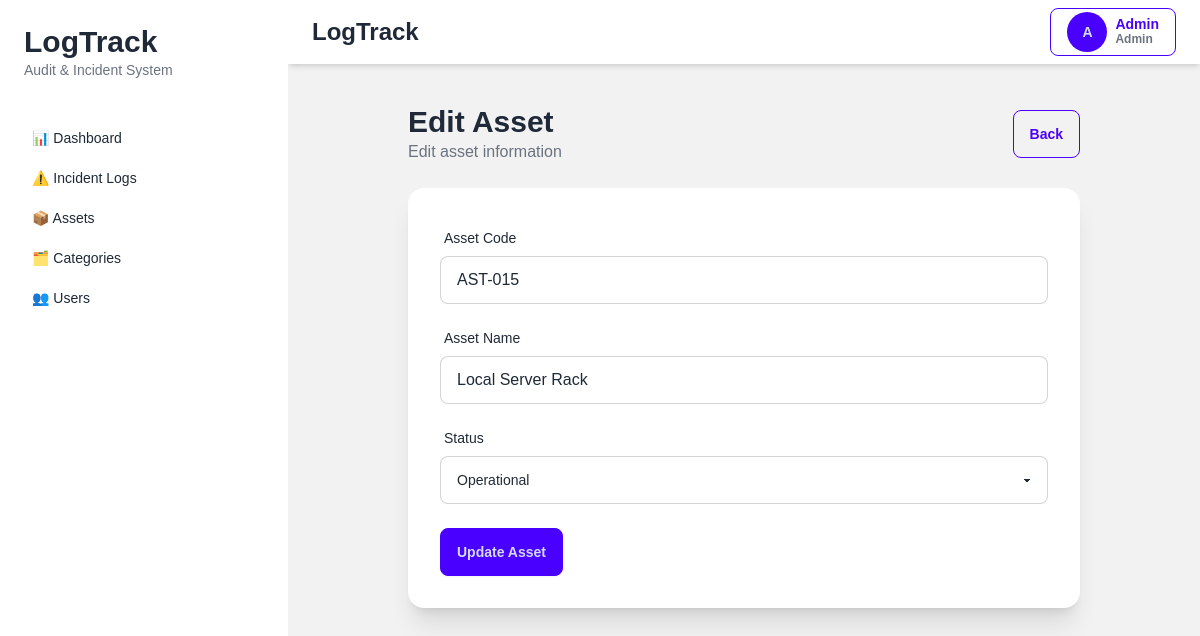
The app's page /assets/15/edit (signed in) with its own data.
### tables this page shows
CREATE TABLE assets (

    id INTEGER PRIMARY KEY AUTOINCREMENT,

    asset_code VARCHAR(255) UNIQUE NOT NULL,

    asset_name VARCHAR(255) NOT NULL,

    status VARCHAR(50) DEFAULT 'Operational',

    created_at DATETIME,

    updated_at DATETIME,

    is_deleted INTEGER DEFAULT 0
);

### app/controllers/asset_controller.py (the view)
def asset_edit(id):
    conn = None
    try:
        conn = get_db_connection()
        asset = conn.execute("""
            SELECT *
            FROM assets
            WHERE id = ?
        """, (id,)).fetchone()
        if not asset:
            flash("Asset not found", "error")
            return redirect("/assets")
        return render_template("assets/edit.html", asset=asset)
    except Exception as e:
        print("ERROR EDIT ASSET:", e)
        flash("Failed to open asset data", "error")
        return redirect("/assets")
    finally:
        if conn:
            conn.close()

### app/app.py (called while the page is built)
def create_app():
    app = Flask(__name__)
    app.config.from_object(
        "app.config.Config"
    )
    app.add_template_filter(
        timesince,
        "timesince"
    )
    @app.context_processor
    def inject_user():
        return {
            "role": session.get("role"),
            "user_name": session.get("name"),
            "user_id": session.get("user_id")
        }
    from app.routes.web import register_routes
    register_routes(app)
    return app

### app/database/connection.py (called while the page is built)
def get_db_connection():
    conn = sqlite3.connect(
        Config.DATABASE_PATH,
        timeout=30,
        isolation_level=None,
        check_same_thread=False
    )
    conn.row_factory = sqlite3.Row
    conn.execute("PRAGMA foreign_keys = ON")
    conn.execute("PRAGMA journal_mode = WAL")
    return conn

### app/templates/assets/edit.html
{% extends "layouts/app.html" %} {% block title %} Edit Asset {% endblock %} {%
block content %}
<div class="max-w-2xl mx-auto">
  <div class="flex items-center justify-between mb-6">
    <div>
      <h1 class="text-3xl font-bold">Edit Asset</h1>
      <p class="text-gray-500">Edit asset information</p>
    </div>
    <a href="/assets" class="btn btn-outline btn-primary">Back</a>
  </div>
  <div class="card bg-base-100 shadow-xl">
    <div class="card-body">
      <form method="POST" action="/assets/{{ asset.id }}/update">
        <div class="form-control mb-4">
          <label class="label">
            <span class="label-text"> Asset Code </span>
          </label>
          <input
            type="text"
            name="asset_code"
            value="{{ asset.asset_code }}"
            class="input input-bordered" />
        </div>
        <div class="form-control mb-4">
          <label class="label">
            <span class="label-text"> Asset Name </span>
          </label>
          <input
            type="text"
            name="asset_name"
            value="{{ asset.asset_name }}"
            class="input input-bordered" />
        </div>
        <div class="form-control mb-6">
          <label class="label">
            <span class="label-text"> Status </span>
          </label>
          <select name="status" class="select select-bordered">
            {% for status in ["Operational", "Maintenance", "Broken"] %}
              <option
                value="{{ status }}"
                {% if asset.status == status %}
                  selected
                {% endif %}
              >
                {{ status }}
              </option>
            {% endfor %}
          </select>
        </div>
        <button class="btn btn-primary">Update Asset</button>
      </form>
    </div>
  </div>
</div>
{% endblock %}

### app/static/css/app.css (style rules this page uses)
body { font-family: sans-serif; }

### records on screen
assets: asset_code "AST-015", asset_name "Local Server Rack", status "Operational"

### other values on screen
{{ session["name"][0]|upper }} "A"
{{ session["name"] }} "Admin"
